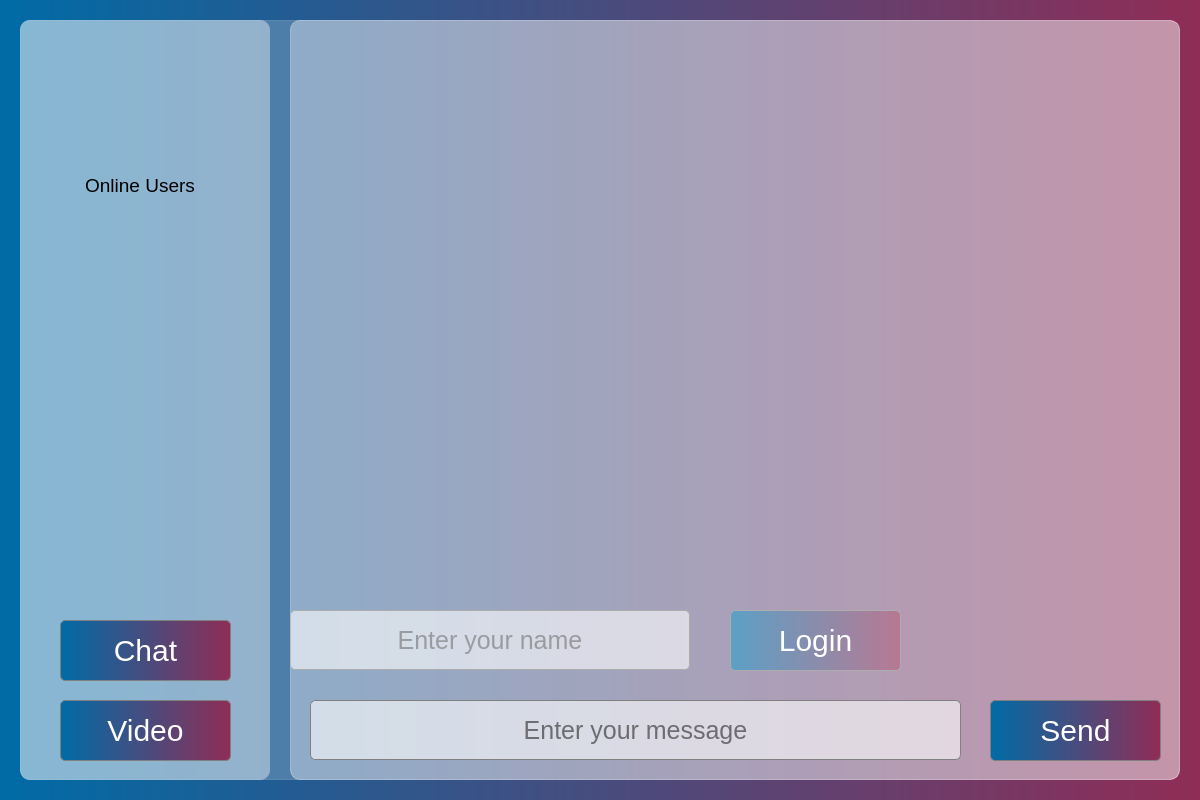
<?xml version="1.0" encoding="UTF-8"?>
<ui version="4.0">
 <class>MainWindow</class>
 <widget class="QMainWindow" name="MainWindow">
  <property name="geometry">
   <rect>
    <x>0</x>
    <y>0</y>
    <width>1200</width>
    <height>800</height>
   </rect>
  </property>
  <property name="windowTitle">
   <string>MainWindow</string>
  </property>
  <property name="styleSheet">
   <string notr="true"/>
  </property>
  <widget class="QWidget" name="centralwidget">
   <widget class="QLabel" name="bglbl">
    <property name="geometry">
     <rect>
      <x>0</x>
      <y>0</y>
      <width>1200</width>
      <height>800</height>
     </rect>
    </property>
    <property name="styleSheet">
     <string notr="true">#bglbl{
background: qlineargradient( x1:0 y1:0, x2:1 y2:0, stop:0 #006BA6, stop:1 #8f2d56);}</string>
    </property>
    <property name="text">
     <string/>
    </property>
   </widget>
   <widget class="QFrame" name="loginframe">
    <property name="enabled">
     <bool>true</bool>
    </property>
    <property name="geometry">
     <rect>
      <x>20</x>
      <y>20</y>
      <width>1160</width>
      <height>760</height>
     </rect>
    </property>
    <property name="font">
     <font>
      <pointsize>20</pointsize>
      <weight>50</weight>
      <bold>false</bold>
     </font>
    </property>
    <property name="styleSheet">
     <string notr="true">#loginframe {
background: rgba( 255, 255, 255, 0.20 );
border: 1px solid rgba( 255, 255, 255, 0.18 );
border-radius:10px;
}</string>
    </property>
    <property name="frameShape">
     <enum>QFrame::StyledPanel</enum>
    </property>
    <property name="frameShadow">
     <enum>QFrame::Raised</enum>
    </property>
    <widget class="QPushButton" name="loginbtn">
     <property name="geometry">
      <rect>
       <x>710</x>
       <y>590</y>
       <width>171</width>
       <height>61</height>
      </rect>
     </property>
     <property name="font">
      <font>
       <pointsize>-1</pointsize>
      </font>
     </property>
     <property name="styleSheet">
      <string notr="true">QPushButton{ background: qlineargradient( x1:0 y1:0, x2:1 y2:0, stop:0 #006BA6, stop:1 #8f2d56);
border: 1px solid gray;
border-radius: 5px;
padding: 0 8px;
selection-background-color: gray;
color: white;
font-size: 30px;}
QPushButton:hover { background: qlineargradient( x1:0 y1:0, x2:1 y2:0, stop:1 #006BA6, stop:0 #8f2d56);}</string>
     </property>
     <property name="text">
      <string>Login</string>
     </property>
     <property name="iconSize">
      <size>
       <width>30</width>
       <height>30</height>
      </size>
     </property>
    </widget>
    <widget class="QLineEdit" name="username">
     <property name="geometry">
      <rect>
       <x>270</x>
       <y>590</y>
       <width>400</width>
       <height>60</height>
      </rect>
     </property>
     <property name="font">
      <font>
       <pointsize>-1</pointsize>
      </font>
     </property>
     <property name="contextMenuPolicy">
      <enum>Qt::DefaultContextMenu</enum>
     </property>
     <property name="styleSheet">
      <string notr="true">QLineEdit{ background-color:rgba(255,255,255,0.6);
border: 1px solid gray;
border-radius: 5px;
padding: 0 8px;
selection-background-color: gray;
font-size: 25px;}
QLineEdit:focus { background-color:rgba(255,255 255,0.8);}</string>
     </property>
     <property name="text">
      <string/>
     </property>
     <property name="frame">
      <bool>false</bool>
     </property>
     <property name="alignment">
      <set>Qt::AlignCenter</set>
     </property>
     <property name="readOnly">
      <bool>false</bool>
     </property>
     <property name="placeholderText">
      <string>Enter your name</string>
     </property>
     <property name="clearButtonEnabled">
      <bool>false</bool>
     </property>
    </widget>
   </widget>
   <widget class="QFrame" name="sidemenu">
    <property name="geometry">
     <rect>
      <x>20</x>
      <y>20</y>
      <width>250</width>
      <height>760</height>
     </rect>
    </property>
    <property name="styleSheet">
     <string notr="true">#sidemenu{
background: rgba(255,255,255,0.4);
border-radius:10px;}</string>
    </property>
    <property name="frameShape">
     <enum>QFrame::StyledPanel</enum>
    </property>
    <property name="frameShadow">
     <enum>QFrame::Raised</enum>
    </property>
    <widget class="QLabel" name="label">
     <property name="geometry">
      <rect>
       <x>40</x>
       <y>20</y>
       <width>161</width>
       <height>111</height>
      </rect>
     </property>
     <property name="text">
      <string/>
     </property>
     <property name="pixmap">
      <pixmap>../OLES-OnlineExamSystem-Docker/img/logo-oles.png</pixmap>
     </property>
     <property name="scaledContents">
      <bool>true</bool>
     </property>
    </widget>
    <widget class="QLabel" name="label1">
     <property name="geometry">
      <rect>
       <x>20</x>
       <y>150</y>
       <width>200</width>
       <height>30</height>
      </rect>
     </property>
     <property name="font">
      <font>
       <pointsize>14</pointsize>
      </font>
     </property>
     <property name="text">
      <string>Online Users</string>
     </property>
     <property name="alignment">
      <set>Qt::AlignCenter</set>
     </property>
    </widget>
    <widget class="QWidget" name="verticalLayoutWidget">
     <property name="geometry">
      <rect>
       <x>20</x>
       <y>190</y>
       <width>201</width>
       <height>381</height>
      </rect>
     </property>
     <layout class="QVBoxLayout" name="usersLayout"/>
    </widget>
    <widget class="QPushButton" name="chatbtn">
     <property name="geometry">
      <rect>
       <x>40</x>
       <y>600</y>
       <width>171</width>
       <height>61</height>
      </rect>
     </property>
     <property name="font">
      <font>
       <pointsize>-1</pointsize>
      </font>
     </property>
     <property name="styleSheet">
      <string notr="true">QPushButton{ background: qlineargradient( x1:0 y1:0, x2:1 y2:0, stop:0 #006BA6, stop:1 #8f2d56);
border: 1px solid gray;
border-radius: 5px;
padding: 0 8px;
selection-background-color: gray;
color: white;
font-size: 30px;}
QPushButton:hover { background: qlineargradient( x1:0 y1:0, x2:1 y2:0, stop:1 #006BA6, stop:0 #8f2d56);}</string>
     </property>
     <property name="text">
      <string>Chat</string>
     </property>
     <property name="iconSize">
      <size>
       <width>30</width>
       <height>30</height>
      </size>
     </property>
    </widget>
    <widget class="QPushButton" name="videobtn">
     <property name="geometry">
      <rect>
       <x>40</x>
       <y>680</y>
       <width>171</width>
       <height>61</height>
      </rect>
     </property>
     <property name="font">
      <font>
       <pointsize>-1</pointsize>
      </font>
     </property>
     <property name="styleSheet">
      <string notr="true">QPushButton{ background: qlineargradient( x1:0 y1:0, x2:1 y2:0, stop:0 #006BA6, stop:1 #8f2d56);
border: 1px solid gray;
border-radius: 5px;
padding: 0 8px;
selection-background-color: gray;
color: white;
font-size: 30px;}
QPushButton:hover { background: qlineargradient( x1:0 y1:0, x2:1 y2:0, stop:1 #006BA6, stop:0 #8f2d56);}</string>
     </property>
     <property name="text">
      <string>Video</string>
     </property>
     <property name="iconSize">
      <size>
       <width>30</width>
       <height>30</height>
      </size>
     </property>
    </widget>
    <zorder>label</zorder>
    <zorder>verticalLayoutWidget</zorder>
    <zorder>label1</zorder>
    <zorder>chatbtn</zorder>
    <zorder>videobtn</zorder>
   </widget>
   <widget class="QFrame" name="videoframe">
    <property name="enabled">
     <bool>true</bool>
    </property>
    <property name="geometry">
     <rect>
      <x>290</x>
      <y>20</y>
      <width>890</width>
      <height>760</height>
     </rect>
    </property>
    <property name="font">
     <font>
      <pointsize>20</pointsize>
      <weight>50</weight>
      <bold>false</bold>
     </font>
    </property>
    <property name="styleSheet">
     <string notr="true">#videoframe {
background: rgba( 255, 255, 255, 0.20 );
border: 1px solid rgba( 255, 255, 255, 0.18 );
border-radius:10px;
}</string>
    </property>
    <property name="frameShape">
     <enum>QFrame::StyledPanel</enum>
    </property>
    <property name="frameShadow">
     <enum>QFrame::Raised</enum>
    </property>
    <widget class="QWidget" name="gridLayoutWidget">
     <property name="geometry">
      <rect>
       <x>20</x>
       <y>20</y>
       <width>851</width>
       <height>721</height>
      </rect>
     </property>
     <layout class="QGridLayout" name="videoLayout"/>
    </widget>
   </widget>
   <widget class="QFrame" name="chatframe">
    <property name="enabled">
     <bool>true</bool>
    </property>
    <property name="geometry">
     <rect>
      <x>290</x>
      <y>20</y>
      <width>890</width>
      <height>760</height>
     </rect>
    </property>
    <property name="font">
     <font>
      <pointsize>20</pointsize>
      <weight>50</weight>
      <bold>false</bold>
     </font>
    </property>
    <property name="styleSheet">
     <string notr="true">#chatframe {
background: rgba( 255, 255, 255, 0.20 );
border: 1px solid rgba( 255, 255, 255, 0.18 );
border-radius:10px;
}</string>
    </property>
    <property name="frameShape">
     <enum>QFrame::StyledPanel</enum>
    </property>
    <property name="frameShadow">
     <enum>QFrame::Raised</enum>
    </property>
    <widget class="QPushButton" name="sendbtn">
     <property name="geometry">
      <rect>
       <x>700</x>
       <y>680</y>
       <width>171</width>
       <height>61</height>
      </rect>
     </property>
     <property name="font">
      <font>
       <pointsize>-1</pointsize>
      </font>
     </property>
     <property name="styleSheet">
      <string notr="true">QPushButton{ background: qlineargradient( x1:0 y1:0, x2:1 y2:0, stop:0 #006BA6, stop:1 #8f2d56);
border: 1px solid gray;
border-radius: 5px;
padding: 0 8px;
selection-background-color: gray;
color: white;
font-size: 30px;}
QPushButton:hover { background: qlineargradient( x1:0 y1:0, x2:1 y2:0, stop:1 #006BA6, stop:0 #8f2d56);}</string>
     </property>
     <property name="text">
      <string>Send</string>
     </property>
     <property name="iconSize">
      <size>
       <width>30</width>
       <height>30</height>
      </size>
     </property>
    </widget>
    <widget class="QLineEdit" name="messagetxt">
     <property name="geometry">
      <rect>
       <x>20</x>
       <y>680</y>
       <width>651</width>
       <height>60</height>
      </rect>
     </property>
     <property name="font">
      <font>
       <pointsize>-1</pointsize>
      </font>
     </property>
     <property name="contextMenuPolicy">
      <enum>Qt::DefaultContextMenu</enum>
     </property>
     <property name="styleSheet">
      <string notr="true">QLineEdit{ background-color:rgba(255,255,255,0.6);
border: 1px solid gray;
border-radius: 5px;
padding: 0 8px;
selection-background-color: gray;
font-size: 25px;}
QLineEdit:focus { background-color:rgba(255,255 255,0.8);}</string>
     </property>
     <property name="frame">
      <bool>false</bool>
     </property>
     <property name="alignment">
      <set>Qt::AlignCenter</set>
     </property>
     <property name="readOnly">
      <bool>false</bool>
     </property>
     <property name="placeholderText">
      <string>Enter your message</string>
     </property>
     <property name="clearButtonEnabled">
      <bool>false</bool>
     </property>
    </widget>
    <widget class="QWidget" name="verticalLayoutWidget_2">
     <property name="geometry">
      <rect>
       <x>20</x>
       <y>20</y>
       <width>851</width>
       <height>641</height>
      </rect>
     </property>
     <layout class="QVBoxLayout" name="messagesLayout">
      <property name="sizeConstraint">
       <enum>QLayout::SetDefaultConstraint</enum>
      </property>
     </layout>
    </widget>
   </widget>
  </widget>
 </widget>
 <resources/>
 <connections/>
</ui>
